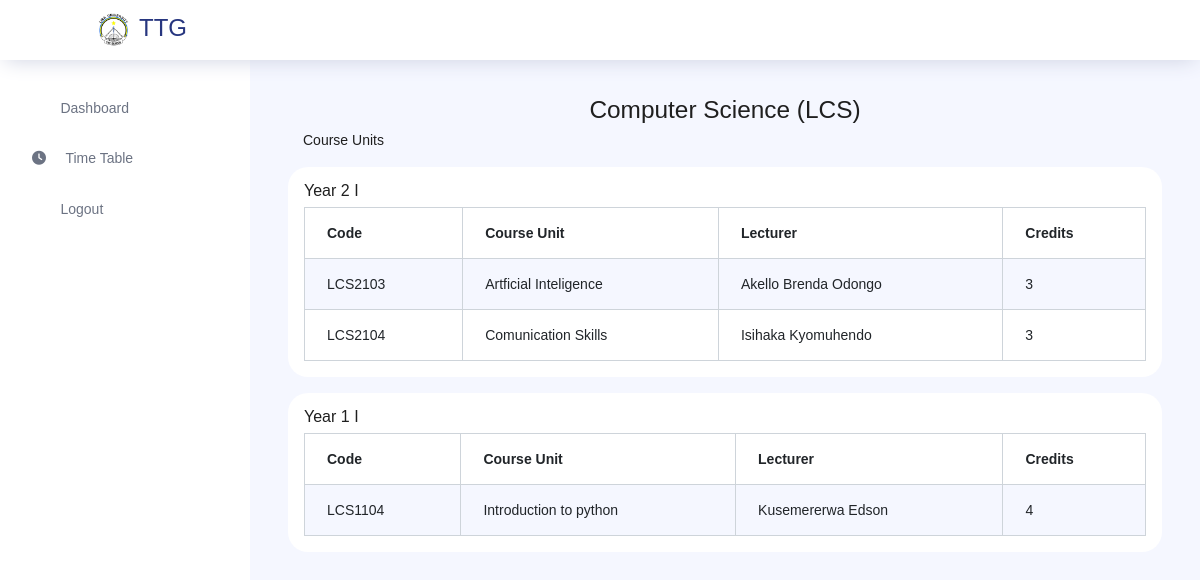
/staff/courses/1/ (signed in), run on an earlier commit of the app's database.
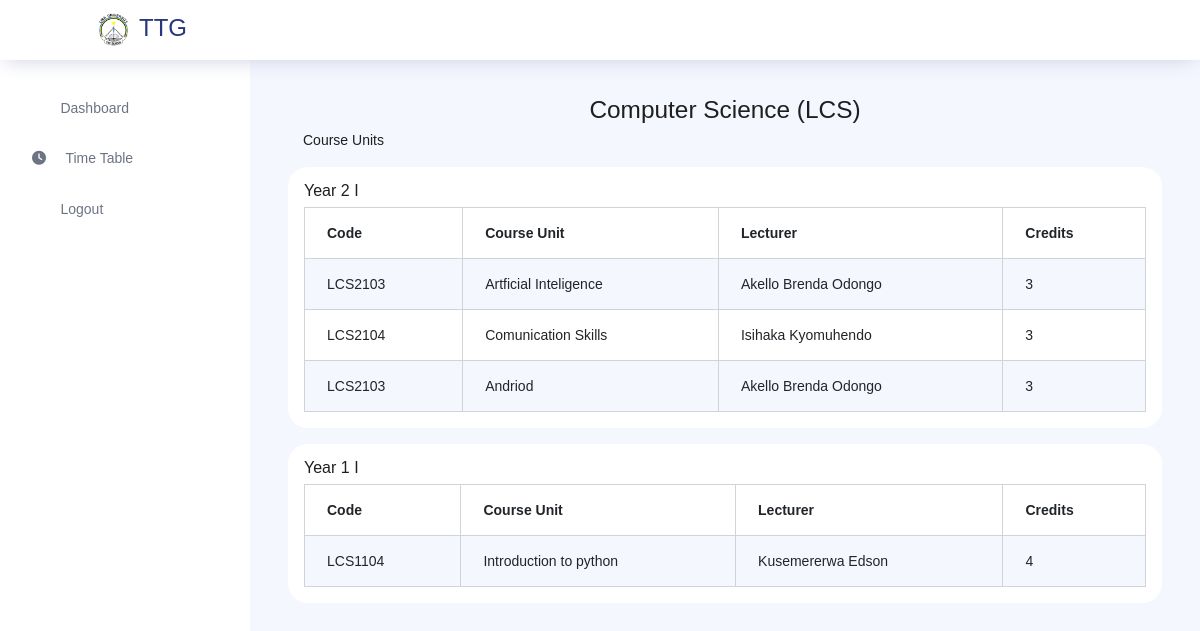
And on a later commit of the database.
### store/models.py (models this page shows, shortened)
class Course(models.Model):
    course_lecturer = models.ForeignKey(Staff, on_delete=models.SET_NULL, null=True, blank=True)
    course_name = models.CharField(max_length=100)
    course_code = models.CharField(max_length=20)
    description = models.TextField()
    program = models.ForeignKey(Program, on_delete=models.CASCADE)
    credit = models.PositiveIntegerField()
    course_year = models.CharField(max_length=40)

class Staff(models.Model):
    ROLE = [('Admin','Admin'),('Lecturer','Lecturer')]
    department = models.ForeignKey(Department, on_delete=models.CASCADE)
    fullname = models.CharField(max_length=255)
    username = models.CharField(max_length=255)
    email = models.EmailField()
    password = models.CharField(max_length=255)
    role = models.CharField(max_length=50, choices=ROLE, default='lecturer')

### staff_app/views.py (the view)
# urls.py: path('courses/<str:program>/', views.course, name='course'),
def courses(request, program):
    staff_id = request.session.get('staff_id')
    if not staff_id:
        messages.error(request, 'Please log in to access the programs.')
        return redirect('staff:login')
    staff = get_object_or_404(Staff, id=staff_id)
    program = get_object_or_404(Program, pk=program)
    courses = Course.objects.filter(program=program)
    staffs = Staff.objects.all()
    courses_by_year = {}
    for course in courses:
        year = course.course_year
        if year not in courses_by_year:
            courses_by_year[year] = []
        courses_by_year[year].append(course)
    context = {
        'staff': staff,
        'staffs': staffs,
        'program':program,
        'courses':courses,
        'courses_by_year': courses_by_year
    }
    return render(request, 'staff/courses.html', context)

### templates/staff/courses.html
{% extends 'staff/staff_layout.html'%}
{% block content %}
<div class="container">
    <h3 class="text-center">{{ program.program_name }} ({{ program.program_code }})</h3>
    <p>Course Units</p>
    </div>
    {% for year, courses_in_year in courses_by_year.items %}
    <div class="card p-3 my-3 bg-white">
        <h5>Year {{ year }}</h5>
        <table class="table table-bordered table-striped">
            <thead>
                <tr>
                    <th>Code</th>
                    <th>Course Unit</th>
                    <th>Lecturer</th>
                    <th>Credits</th>
                </tr>
            </thead>
            <tbody>
                {% for c in courses %}
                {% if c.course_year == year %}
                <tr>
                    <td>{{ c.course_code }}</td>
                    <td>{{ c.course_name }}</td>
                    <td>{{c.course_lecturer.fullname}}</td>
                    <td>{{ c.credit }}</td>
                </tr>
                {% endif %}
                {% endfor %}
            </tbody>
        </table>
    </div>
    {% endfor %}
</div>
{%endblock%}

What changed in the data, as far as the page shows it:
added Course: course_code "LCS2103", course_name "Andriod", course_lecturer.fullname "Akello Brenda Odongo", credit "3", shown under "2 I"
